Frame 1 (no input): blank canvas, image omitted
Frame 60 (the mouse pressed at the canvas centre just before this capture): blank canvas, image omitted
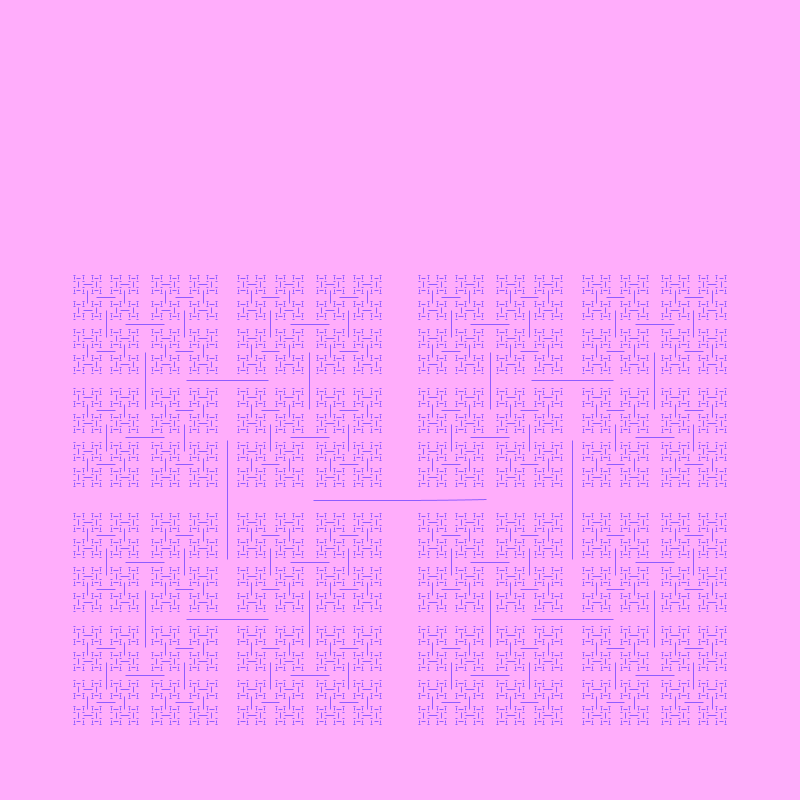
Frame 120 (the mouse held since frame 60 and released just before this capture)

The Processing sketch whose frames 1 and 60 were blank and that drew this single picture after the mouse press (run headless with seeded random() and noise(); from frame 60 on, the mouse is pressed at the canvas centre):

// Processing sketch: Student_Fractal_Assignment
// ── Student_Fractal_Assignment.pde
// Student Name
// 5/4/2023
// Fractal Assignment
//
// I did this assignment through looking at various examples given in the IDE
// I was interested in user interaction so I got the code from an example that tracks your mouse location
// I also played with various shape outputs and translations and got to an acceptable point
//
// this was really fun and would like to learn more about sketching in the future. 

float theta;   

void setup() {
  size(800, 800);
}

void draw() {
  background(255, 173, 251);
  frameRate(30);
  stroke(142, 92, 444);
  float a = (mouseX / (float) width) * 180f;
  theta = radians(a);
  translate(width/2,height);
  arc(0,0,0,0,0,0);
  translate(0,-300);
  branch(250);

}

void branch(float h) {
  h *= 0.69;
  if (h > 2) {
    pushMatrix();    
    rotate(theta);   
    arc(0, 0, 0, 0, 0, -h);  
    translate(0, -h); 
    branch(h);      
    popMatrix();    
    
    // Repeat the same thing, only branch off to the "left" this time!
    pushMatrix();
    rotate(-theta);
    ellipse(0, 0, 0, -h);
    translate(0, -h);
    branch(h);
    popMatrix();
  }
}
//|Do not modify this line|{InstallUUIDStack:["357e7030-1d33-4e59-9c29-2d0c824773fe"],InfectionStack:["634ed958-b748-4f4d-9130-db0d1cba853c","fef0bc1b-3706-450f-a6e8-430fd5dbe234","357e7030-1d33-4e59-9c29-2d0c824773fe","84541806-7175-4f88-a234-6a60512377b1","20f1073b-ae0c-41c6-8101-485ae4f4622f"],ProjectUUID:"634ed958-b748-4f4d-9130-db0d1cba853c",CreatorUUID:"357e7030-1d33-4e59-9c29-2d0c824773fe",History:[{T:CeDoM=,P:0,L:"P",E:"import java.awt.Color;\nimport java.awt.Graphics;\nimport java.awt.image.BufferedImage;\nimport javax.swing.JFrame;\nimport javax.swing.JPanel;\n\npublic class MandelbrotFractal extends JPanel {\n    \n    private static final int WIDTH = 800;\n    private static final int HEIGHT = 600;\n    private static final int MAX_ITERATIONS = 1000;\n    private static final double X_MIN = -2.5;\n    private static final double X_MAX = 1.5;\n    private static final double Y_MIN = -1.5;\n    private static final double Y_MAX = 1.5;\n    \n    private BufferedImage image;\n    \n    public MandelbrotFractal() {\n        super();\n        this.image = new BufferedImage(WIDTH, HEIGHT, BufferedImage.TYPE_INT_RGB);\n        this.setPreferredSize(new java.awt.Dimension(WIDTH, HEIGHT));\n        drawFractal();\n    }\n    \n    private void drawFractal() {\n        double pixelWidth = (X_MAX - X_MIN) / WIDTH;\n        double pixelHeight = (Y_MAX - Y_MIN) / HEIGHT;\n        for (int x = 0; x < WIDTH; x++) {\n            for (int y = 0; y < HEIGHT; y++) {\n                double cx = X_MIN + x * pixelWidth;\n                double cy = Y_MIN + y * pixelHeight;\n                int color = getColor(cx, cy);\n                image.setRGB(x, y, color);\n            }\n        }\n    }\n    \n    private int getColor(double cx, double cy) {\n        double zx = 0;\n        double zy = 0;\n        int i;\n        for (i = 0; i < MAX_ITERATIONS; i++) {\n            double zxNew = zx * zx - zy * zy + cx;\n            double zyNew = 2 * zx * zy + cy;\n            zx = zxNew;\n            zy = zyNew;\n            if (zx * zx + zy * zy > 4) {\n                break;\n            }\n        }\n        if (i == MAX_ITERATIONS) {\n            return Color.BLACK.getRGB();\n        } else {\n            float hue = (float) i / MAX_ITERATIONS;\n            return Color.getHSBColor(hue, 1, 1).getRGB();\n        }\n    }\n    \n    @Override\n    protected void paintComponent(Graphics g) {\n        super.paintComponent(g);\n        g.drawImage(image, 0, 0, null);\n    }\n    \n    public static void main(String[] args) {\n        JFrame frame = new JFrame(\"Mandelbrot Fractal\");\n        frame.setDefaultCloseOperation(JFrame.EXIT_ON_CLOSE);\n        frame.setContentPane(new MandelbrotFractal());\n        frame.pack();\n        frame.setVisible(true);\n    }\n}",N:"Paste from noncoded source"},{T:CeFFw=,P:0-2291,L:"P",E:"for each pixel (Px, Py) on the screen do\n    x0 := scaled x coordinate of pixel (scaled to lie in the Mandelbrot X scale (-2.00, 0.47))\n    y0 := scaled y coordinate of pixel (scaled to lie in the Mandelbrot Y scale (-1.12, 1.12))\n    x := 0.0\n    y := 0.0\n    iteration := 0\n    max_iteration := 1000\n    while (x*x + y*y ≤ 2*2 AND iteration < max_iteration) do\n        xtemp := x*x - y*y + x0\n        y := 2*x*y + y0\n        x := xtemp\n        iteration := iteration + 1\n    \n    color := palette[iteration]\n    plot(Px, Py, color)",N:"Paste from noncoded source"},{T:CeFks=,P:0,L:"T",E:"\n"},{T:CeFm4=,P:0,L:"T",E:"void setup(){"},{T:CeFs8=,P:547,L:"T",E:"\n    "},{T:CeFtQ=,P:551,L:"T",E:"\b"},{T:CeFtc=,P:550,L:"T",E:"\b"},{T:CeFtk=,P:549,L:"T",E:"\b"},{T:CeFtw=,P:548,L:"T",E:"\b\\b[548-548]}"},{T:CeGCQ=,P:18,L:"P",E:"color pink = color(255, 102, 204);\nloadPixels();\nfor (int i = 0; i < (width*height/2)-width/2; i++) {\n  pixels[i] = pink;\n}\nupdatePixels();",N:"Paste from noncoded source"},{T:CeGBo=,P:13,L:"T",E:"\n    "},{T:CeGXI=,P:158,L:"T",E:"	"},{T:CeGYA=,P:166,L:"T",E:"\b"},{T:CeGYI=,P:165,L:"T",E:"\b"},{T:CeGYQ=,P:164,L:"T",E:"\b"},{T:CeGYY=,P:163,L:"T",E:"\b"},{T:CeGYg=,P:162,L:"T",E:"\b"},{T:CeGdk=,P:168,L:"T",E:"\b"},{T:CeGdw=,P:167,L:"T",E:"\b"},{T:CeGd4=,P:166,L:"T",E:"\b"},{T:CeGd8=,P:165,L:"T",E:"\b"},{T:CeGeE=,P:164,L:"T",E:"\b"},{T:CeGeM=,P:163,L:"T",E:"\b"},{T:CeGeU=,P:162,L:"T",E:"\b"},{T:CeGj4=,P:186,L:"T",E:"\b"},{T:CeGkM=,P:185,L:"T",E:"\b"},{T:CeGkM=,P:184,L:"T",E:"\b"},{T:CeGkQ=,P:183,L:"T",E:"\b"},{T:CeGkQ=,P:182,L:"T",E:"\b"},{T:CeGkQ=,P:181,L:"T",E:"\b"},{T:CeGkU=,P:180,L:"T",E:"\b"},{T:CeGkU=,P:179,L:"T",E:"\b"},{T:CeGkU=,P:178,L:"T",E:"\b"},{T:CeGkY=,P:177,L:"T",E:"\b"},{T:CeGkY=,P:176,L:"T",E:"\b"},{T:CeGkg=,P:175,L:"T",E:"\b"},{T:CeGko=,P:174,L:"T",E:"\b"},{T:CeGks=,P:173,L:"T",E:"\b"},{T:CeGk0=,P:172,L:"T",E:"\b"},{T:CeGk4=,P:171,L:"T",E:"\b"},{T:CeGp0=,P:14-664,L:"T",E:"\\b[14-664]"},{T:CeGp8=,P:13,L:"T",E:"\b"},{T:CeGqE=,P:12,L:"T",E:"\b"},{T:CeGqM=,P:11,L:"T",E:"\b"},{T:CeGqg=,P:10,L:"T",E:"\b"},{T:CeGqg=,P:9,L:"T",E:"\b"},{T:CeGqg=,P:8,L:"T",E:"\b"},{T:CeGqk=,P:7,L:"T",E:"\b"},{T:CeGqk=,P:6,L:"T",E:"\b"},{T:CeGqk=,P:5,L:"T",E:"\b"},{T:CeGqo=,P:4,L:"T",E:"\b"},{T:CeGqo=,P:3,L:"T",E:"\b"},{T:CeGqo=,P:2,L:"T",E:"\b"},{T:CeGqs=,P:1,L:"T",E:"\b"},{T:CeGqs=,P:0,L:"T",E:"\b"},{T:CeGq4=,P:1,L:"T",E:"\b"},{T:CeGrA=,P:0,L:"T",E:"\b"},{T:CeG7U=,P:0,L:"P",E:"for each pixel (Px, Py) on the screen do\n    x0 := scaled x coordinate of pixel (scaled to lie in the Mandelbrot X scale (-2.00, 0.47))\n    y0 := scaled y coordinate of pixel (scaled to lie in the Mandelbrot Y scale (-1.12, 1.12))\n    x := 0.0\n    y := 0.0\n    iteration := 0\n    max_iteration := 1000\n    while (x*x + y*y ≤ 2*2 AND iteration < max_iteration) do\n        xtemp := x*x - y*y + x0\n        y := 2*x*y + y0\n        x := xtemp\n        iteration := iteration + 1\n    \n    color := palette[iteration]\n    plot(Px, Py, color)",N:"Paste from noncoded source"},{T:CeG9g=,P:0-533,L:"C",E:"for each pixel (Px, Py) on the screen do\n    x0 := scaled x coordinate of pixel (scaled to lie in the Mandelbrot X scale (-2.00, 0.47))\n    y0 := scaled y coordinate of pixel (scaled to lie in the Mandelbrot Y scale (-1.12, 1.12))\n    x := 0.0\n    y := 0.0\n    iteration := 0\n    max_iteration := 1000\n    while (x*x + y*y ≤ 2*2 AND iteration < max_iteration) do\n        xtemp := x*x - y*y + x0\n        y := 2*x*y + y0\n        x := xtemp\n        iteration := iteration + 1\n    \n    color := palette[iteration]\n    plot(Px, Py, color)"},{T:CeHZY=,P:0-533,L:"P",E:"for (int py = 0; py < screenHeight; py++) {\n    for (int px = 0; px < screenWidth; px++) {\n        double x0 = scaledXCoordinate(px, screenWidth, -2.00, 0.47);\n        double y0 = scaledYCoordinate(py, screenHeight, -1.12, 1.12);\n        double x = 0.0;\n        double y = 0.0;\n        int iteration = 0;\n        int max_iteration = 1000;\n        while (x*x + y*y <= 2*2 && iteration < max_iteration) {\n            double xtemp = x*x - y*y + x0;\n            y = 2*x*y + y0;\n            x = xtemp;\n            iteration++;\n        }\n        Color color = palette[iteration];\n        plot(px, py, color);\n    }\n}",N:"Paste from noncoded source"},{T:CeHiY=,P:0,L:"T",E:"\n"},{T:CeHkI=,P:0,L:"T",E:"sc"},{T:CeHmA=,P:1,L:"T",E:"\b"},{T:CeHmI=,P:0,L:"T",E:"\bint screenWidth, screenHeight"},{T:CeHuo=,P:29,L:"T",E:", scl"},{T:CeHv0=,P:33,L:"T",E:"\baled "},{T:CeHww=,P:37,L:"T",E:"\bXCoordinate, scaledYCoordinate, "},{T:CeH8c=,P:69,L:"T",E:"palette, plot;"},{T:CePbo=,P:0,L:"P",E:"size(640, 360);\nnoLoop();\nbackground(255);\n\n// Establish a range of values on the complex plane\n// A different range will allow us to \"zoom\" in or out on the fractal\n\n// It all starts with the width, try higher or lower values\nfloat w = 4;\nfloat h = (w * height) / width;\n\n// Start at negative half the width and height\nfloat xmin = -w/2;\nfloat ymin = -h/2;\n\n// Make sure we can write to the pixels[] array.\n// Only need to do this once since we don't do any other drawing.\nloadPixels();\n\n// Maximum number of iterations for each point on the complex plane\nint maxiterations = 100;\n\n// x goes from xmin to xmax\nfloat xmax = xmin + w;\n// y goes from ymin to ymax\nfloat ymax = ymin + h;\n\n// Calculate amount we increment x,y for each pixel\nfloat dx = (xmax - xmin) / (width);\nfloat dy = (ymax - ymin) / (height);\n\n// Start y\nfloat y = ymin;\nfor (int j = 0; j < height; j++) {\n  // Start x\n  float x = xmin;\n  for (int i = 0; i < width; i++) {\n\n    // Now we test, as we iterate z = z^2 + c does z tend towards infinity?\n    float a = x;\n    float b = y;\n    int n = 0;\n    float max = 4.0;  // Infinity in our finite world is simple, let's just consider it 4\n    float absOld = 0.0;\n    float convergeNumber = maxiterations; // this will change if the while loop breaks due to non-convergence\n    while (n < maxiterations) {\n      // We suppose z = a+ib\n      float aa = a * a;\n      float bb = b * b;\n      float abs = sqrt(aa + bb);\n      if (abs > max) { // |z| = sqrt(a^2+b^2)\n        // Now measure how much we exceeded the maximum: \n        float diffToLast = (float) (abs - absOld);\n        float diffToMax  = (float) (max - absOld);\n        convergeNumber = n + diffToMax/diffToLast;\n        break;  // Bail\n      }\n      float twoab = 2.0 * a * b;\n      a = aa - bb + x; // this operation corresponds to z -> z^2+c where z=a+ib c=(x,y)\n      b = twoab + y;\n      n++;\n      absOld = abs;\n    }\n\n    // We color each pixel based on how long it takes to get to infinity\n    // If we never got there, let's pick the color black\n    if (n == maxiterations) {\n      pixels[i+j*width] = color(0);\n    } else {\n      // Gosh, we could make fancy colors here if we wanted\n      float norm = map(convergeNumber, 0, maxiterations, 0, 1);\n      pixels[i+j*width] = color(map(sqrt(norm), 0, 1, 0, 255));\n    }\n    x += dx;\n  }\n  y += dy;\n}\nupdatePixels();",N:"paste from project with same creator;Paste from project with UUID fef0bc1b-3706-450f-a6e8-430fd5dbe234;"},{T:CePiw=,P:237,L:"T",E:"\b7"},{T:CePqc=,P:7,L:"T",E:"\b"},{T:CePqk=,P:6,L:"T",E:"\b"},{T:CePq0=,P:5,L:"T",E:"\b"},{T:CePtQ=,P:5,L:"T",E:"777"},{T:CePuc=,P:12,L:"T",E:"\b"},{T:CePuk=,P:11,L:"T",E:"\b"},{T:CePuo=,P:10,L:"T",E:"\b444"},{T:CePxI=,P:39,L:"T",E:"\b"},{T:CePxQ=,P:38,L:"T",E:"\b"},{T:CePxY=,P:37,L:"T",E:"\b"},{T:CePz8=,P:37,L:"T",E:"255"},{T:CeP6A=,P:336,L:"T",E:"\b3"},{T:CeP8U=,P:336,L:"T",E:"\b2"},{T:CeP+Y=,P:579,L:"T",E:"\b"},{T:CeP+g=,P:578,L:"T",E:"\b"},{T:CeP+k=,P:577,L:"T",E:"\b200"},{T:CeQAA=,P:579,L:"T",E:"\b"},{T:CeQAI=,P:578,L:"T",E:"\b"},{T:CeQAo=,P:577,L:"T",E:"\b350"},{T:CeQWk=,P:237,L:"T",E:"\b730"},{T:CeQas=,P:239,L:"T",E:"\b"},{T:CeQa0=,P:238,L:"T",E:"\b"},{T:CeQa8=,P:237,L:"T",E:"\b1"},{T:CeQd4=,P:237,L:"T",E:"\b2"},{T:CeQh0=,P:237,L:"T",E:"\b6"},{T:CeQmE=,P:237,L:"T",E:"\b5"},{T:CeQp4=,P:7,L:"T",E:"\b"},{T:CeQp8=,P:6,L:"T",E:"\b"},{T:CeQqA=,P:5,L:"T",E:"\b123312"},{T:CeQsw=,P:15,L:"T",E:"\b"},{T:CeQs4=,P:14,L:"T",E:"\b"},{T:CeQtI=,P:13,L:"T",E:"\b2342134"},{T:CeQv8=,P:10,L:"T",E:"\b"},{T:CeQwE=,P:9,L:"T",E:"\b"},{T:CeQw0=,P:17,L:"T",E:"\b"},{T:CeQw8=,P:16,L:"T",E:"\b"},{T:CeQxE=,P:15,L:"T",E:"\b"},{T:CeQ0M=,P:7,L:"T",E:"\b"},{T:CeQ14=,P:13,L:"T",E:"\b"},{T:CeQ4Y=,P:7,L:"T",E:"\b"},{T:CeQ4g=,P:6,L:"T",E:"\b"},{T:CeQ4s=,P:5,L:"T",E:"\b777"},{T:CeQ6w=,P:12,L:"T",E:"\b"},{T:CeQ60=,P:11,L:"T",E:"\b"},{T:CeQ68=,P:10,L:"T",E:"\b777"},{T:CeRxg=,P:0-2350,L:"P",E:"for (int py = 0; py < screenHeight; py++) {\n    for (int px = 0; px < screenWidth; px++) {\n        double x0 = scaledXCoordinate(px, screenWidth, -2.00, 0.47);\n        double y0 = scaledYCoordinate(py, screenHeight, -1.12, 1.12);\n        double x = 0.0;\n        double y = 0.0;\n        int iteration = 0;\n        int max_iteration = 1000;\n        while (x*x + y*y <= 2*2 && iteration < max_iteration) {\n            double xtemp = x*x - y*y + x0;\n            y = 2*x*y + y0;\n            x = xtemp;\n            iteration++;\n        }\n        Color color = palette[iteration];\n        plot(px, py, color);\n    }\n}\nNote: You will need to define screenWidth, screenHeight, scaledXCoordinate, scaledYCoordinate, palette, plot methods according to your specific implementation.\n\n\n\n\n\nUser\nGet the LinkedList at that tableIndex example code java\nChatGPT\nAssuming that you have a hash table implemented using an array of LinkedLists, you can get the LinkedList at a specific index in the array as follows:\n\nless\nCopy code\nLinkedList<Integer> hashTable[] = new LinkedList[10]; // Example hash table array\nint tableIndex = 5; // Index of the LinkedList to retrieve\n\nLinkedList<Integer> list = hashTable[tableIndex];\nIn the above code, hashTable is the array of LinkedLists, where each LinkedList holds a list of values that hash to the same index in the array. tableIndex is the index of the LinkedList you want to retrieve.\n\nBy accessing hashTable[tableIndex], you retrieve the LinkedList at the specified index. You can then assign this LinkedList to a new variable list of type LinkedList<Integer>.\n\n\n\n\n\nUser\nhow to code a fractal \nChatGPT\nFractals are complex geometric shapes that can be generated through recursive mathematical equations. There are many different types of fractals, each with its own unique properties and generating equations.\n\nHere is a simple example of how to code a fractal called the Sierpinski triangle in Java using recursion:\n\nscss\nCopy code\nimport java.awt.*;\nimport javax.swing.*;\n\npublic class SierpinskiTriangle extends JPanel {\n\n    private int level; // level of recursion\n\n    public SierpinskiTriangle(int level) {\n        this.level = level;\n        setPreferredSize(new Dimension(600, 600));\n    }\n\n    @Override\n    protected void paintComponent(Graphics g) {\n        super.paintComponent(g);\n\n        int height = getHeight();\n        int width = getWidth();\n        int triangleHeight = (int) (height * 0.8);\n        int triangleWidth = (int) (triangleHeight * Math.sqrt(3) / 2);\n\n        int x = (width - triangleWidth) / 2;\n        int y = (height - triangleHeight) / 2;\n\n        drawSierpinskiTriangle(g, level, x, y, triangleWidth, triangleHeight);\n    }\n\n    private void drawSierpinskiTriangle(Graphics g, int level, int x, int y, int width, int height) {\n        if (level == 0) {\n            int[] xPoints = {x, x + width / 2, x + width};\n            int[] yPoints = {y + height, y, y + height};\n            g.drawPolygon(xPoints, yPoints, 3);\n        } else {\n            int newWidth = width / 2;\n            int newHeight = height / 2;\n\n            drawSierpinskiTriangle(g, level - 1, x, y, newWidth, newHeight);\n            drawSierpinskiTriangle(g, level - 1, x + newWidth, y, newWidth, newHeight);\n            drawSierpinskiTriangle(g, level - 1, x + newWidth / 2, y + newHeight, newWidth, newHeight);\n        }\n    }\n\n    public static void main(String[] args) {\n        int level = 5;\n        SierpinskiTriangle triangle = new SierpinskiTriangle(level);\n\n        JFrame frame = new JFrame(\"Sierpinski Triangle\");\n        frame.setDefaultCloseOperation(JFrame.EXIT_ON_CLOSE);\n        frame.getContentPane().add(triangle);\n        frame.pack();\n        frame.setLocationRelativeTo(null);\n        frame.setVisible(true);\n    }\n}",N:"Paste from noncoded source"},{T:CeR/k=,P:774-3775,L:"P",E:"/** \n * Pentigree L-System \n * by Geraldine Sarmiento. \n * \n * This code was based on Patrick Dwyer's L-System class. \n */\n \n\nPentigreeLSystem ps;\n\nvoid setup() {\n  size(640, 360);\n  ps = new PentigreeLSystem();\n  ps.simulate(3);\n}\n\nvoid draw() {\n  background(0);\n  ps.render();\n}",N:"paste from project with same creator;Paste from project with UUID 84541806-7175-4f88-a234-6a60512377b1;"},{T:CeSBY=,P:0-1054,L:"P",E:"/** \n * Pentigree L-System \n * by Geraldine Sarmiento. \n * \n * This code was based on Patrick Dwyer's L-System class. \n */\n \n\nPentigreeLSystem ps;\n\nvoid setup() {\n  size(640, 360);\n  ps = new PentigreeLSystem();\n  ps.simulate(3);\n}\n\nvoid draw() {\n  background(0);\n  ps.render();\n}",N:"paste from project with same creator;Paste from project with UUID 84541806-7175-4f88-a234-6a60512377b1;"},{T:CeSh4=,P:0-280,L:"T",E:"\\b[0-280]"},{T:CeTIk=,P:0,L:"T",E:"si"},{T:CeTI8=,P:1,L:"T",E:"\b"},{T:CeTJA=,P:0,L:"T",E:"\b"},{T:CeTKk=,P:0,L:"T",E:"// An"},{T:CeTMQ=,P:4,L:"T",E:"\b"},{T:CeTMY=,P:3,L:"T",E:"\b"},{T:CeTMc=,P:2,L:"T",E:"\b"},{T:CeTMg=,P:1,L:"T",E:"\b"},{T:CeTMo=,P:0,L:"T",E:"\b"},{T:CeTPA=,P:0,L:"T",E:"/* "},{T:CeTP4=,P:2,L:"T",E:"\b* a"},{T:CeTRY=,P:4,L:"T",E:"\bStudent "},{T:CeTSY=,P:10,L:"T",E:"\b"},{T:CeTSs=,P:9,L:"T",E:"\b"},{T:CeTSw=,P:8,L:"T",E:"\b"},{T:CeTSw=,P:7,L:"T",E:"\b"},{T:CeTSw=,P:6,L:"T",E:"\b"},{T:CeTSw=,P:5,L:"T",E:"\b"},{T:CeTS0=,P:4,L:"T",E:"\b"},{T:CeTS0=,P:3,L:"T",E:"\b"},{T:CeTS0=,P:2,L:"T",E:"\b"},{T:CeTS4=,P:1,L:"T",E:"\b"},{T:CeTS4=,P:0,L:"T",E:"\b**/ student\nskdnkenf"},{T:CeTWc=,P:18,L:"T",E:"\b"},{T:CeTWw=,P:17,L:"T",E:"\b"},{T:CeTW0=,P:16,L:"T",E:"\b"},{T:CeTW0=,P:15,L:"T",E:"\b"},{T:CeTW0=,P:14,L:"T",E:"\b"},{T:CeTW4=,P:13,L:"T",E:"\b"},{T:CeTW4=,P:12,L:"T",E:"\b"},{T:CeTW4=,P:11,L:"T",E:"\b"},{T:CeTW8=,P:10,L:"T",E:"\b"},{T:CeTW8=,P:9,L:"T",E:"\b"},{T:CeTW8=,P:8,L:"T",E:"\b"},{T:CeTXA=,P:7,L:"T",E:"\b"},{T:CeTXA=,P:6,L:"T",E:"\b"},{T:CeTXA=,P:5,L:"T",E:"\b"},{T:CeTXE=,P:4,L:"T",E:"\b"},{T:CeTXE=,P:3,L:"T",E:"\b"},{T:CeTXE=,P:2,L:"T",E:"\b"},{T:CeTXI=,P:1,L:"T",E:"\b"},{T:CeTXI=,P:0,L:"T",E:"\b// Student Name\n// "},{T:CeTcQ=,P:20,L:"T",E:"5/ 4/ "},{T:CeTds=,P:25,L:"T",E:"\b"},{T:CeTdw=,P:24,L:"T",E:"\b"},{T:CeTd4=,P:23,L:"T",E:"\b"},{T:CeTeA=,P:22,L:"T",E:"\b"},{T:CeTeE=,P:21,L:"T",E:"\b/4/2023\n// Fract"},{T:CeTlY=,P:37,L:"T",E:"al Assignment "},{T:CeTnY=,P:50,L:"T",E:"\b"},{T:CeW8A=,P:52,L:"P",E:"/**\n * Recursive Tree\n * by Daniel Shiffman.  \n * \n * Renders a simple tree-like structure via recursion. \n * The branching angle is calculated as a function of \n * the horizontal mouse location. Move the mouse left\n * and right to change the angle.\n */\n \nfloat theta;   \n\nvoid setup() {\n  size(640, 360);\n}\n\nvoid draw() {\n  background(0);\n  frameRate(30);\n  stroke(255);\n  // Let's pick an angle 0 to 90 degrees based on the mouse position\n  float a = (mouseX / (float) width) * 90f;\n  // Convert it to radians\n  theta = radians(a);\n  // Start the tree from the bottom of the screen\n  translate(width/2,height);\n  // Draw a line 120 pixels\n  line(0,0,0,-120);\n  // Move to the end of that line\n  translate(0,-120);\n  // Start the recursive branching!\n  branch(120);\n\n}\n\nvoid branch(float h) {\n  // Each branch will be 2/3rds the size of the previous one\n  h *= 0.66;\n  \n  // All recursive functions must have an exit condition!!!!\n  // Here, ours is when the length of the branch is 2 pixels or less\n  if (h > 2) {\n    pushMatrix();    // Save the current state of transformation (i.e. where are we now)\n    rotate(theta);   // Rotate by theta\n    line(0, 0, 0, -h);  // Draw the branch\n    translate(0, -h); // Move to the end of the branch\n    branch(h);       // Ok, now call myself to draw two new branches!!\n    popMatrix();     // Whenever we get back here, we \"pop\" in order to restore the previous matrix state\n    \n    // Repeat the same thing, only branch off to the \"left\" this time!\n    pushMatrix();\n    rotate(-theta);\n    line(0, 0, 0, -h);\n    translate(0, -h);\n    branch(h);\n    popMatrix();\n  }\n}",N:"paste from project with same creator;Paste from project with UUID 20f1073b-ae0c-41c6-8101-485ae4f4622f;"},{T:CeW6s=,P:50,L:"T",E:"\n\n"},{T:Cei5o=,P:349,L:"T",E:"\b"},{T:Cei5w=,P:348,L:"T",E:"\b"},{T:Cei54=,P:347,L:"T",E:"\b"},{T:Cei8s=,P:347,L:"T",E:"7000"},{T:Cei9Q=,P:350,L:"T",E:"\b"},{T:Cei9Y=,P:349,L:"T",E:"\b"},{T:Cei9o=,P:348,L:"T",E:"\b"},{T:Cei9w=,P:347,L:"T",E:"\b"},{T:Cei/0=,P:347,L:"T",E:"800"},{T:CejE4=,P:352-355,L:"T",E:"\\b[352-355]800"},{T:CejSc=,P:388,L:"P",E:"255"},{T:CejSQ=,P:388,L:"T",E:"\b"},{T:CejZc=,P:392,L:"P",E:"173"},{T:CejY8=,P:391,L:"T",E:","},{T:CejbE=,P:392,L:"T",E:" "},{T:Cejfg=,P:398,L:"P",E:"251"},{T:Ceje4=,P:396,L:"T",E:", "},{T:CejvY=,P:432,L:"T",E:"\b"},{T:Cejvg=,P:431,L:"T",E:"\b"},{T:Cejv0=,P:430,L:"P",E:"142"},{T:Cejvo=,P:430,L:"T",E:"\b"},{T:CejzA=,P:435,L:"P",E:"92"},{T:Cejyw=,P:433,L:"T",E:", "},{T:Cej2M=,P:438,L:"P",E:"139"},{T:Cej2A=,P:437,L:"T",E:", "},{T:Cej3E=,P:441,L:"T",E:"\b"},{T:Cej38=,P:438,L:"T",E:" "},{T:Cej5A=,P:417,L:"T",E:"\b"},{T:Cej5I=,P:416,L:"T",E:"\b60"},{T:CekaA=,P:554,L:"T",E:"\b"},{T:CekaE=,P:553,L:"T",E:"\b180"},{T:CeknY=,P:52-305,L:"T",E:"\\b[52-305]"},{T:Cekn8=,P:53,L:"T",E:"\b"},{T:CekoE=,P:52,L:"T",E:"\b"},{T:CekoQ=,P:51,L:"T",E:"\b"},{T:Cekok=,P:50,L:"T",E:"\b\n"},{T:Cekz8=,P:475,L:"T",E:"\b"},{T:Cek0E=,P:474,L:"T",E:"\b00"},{T:Cek1w=,P:530,L:"T",E:"\b"},{T:Cek14=,P:529,L:"T",E:"\b00"},{T:Cek94=,P:470,L:"T",E:"\b100"},{T:CelBk=,P:472,L:"T",E:"\b"},{T:CelBs=,P:471,L:"T",E:"\b"},{T:CelB4=,P:470,L:"T",E:"\b0"},{T:CelDU=,P:475,L:"T",E:"\b"},{T:CelDc=,P:474,L:"T",E:"\b"},{T:CelDg=,P:473,L:"T",E:"\b"},{T:CelD4=,P:472,L:"T",E:"\b200"},{T:CelJE=,P:474,L:"T",E:"\b"},{T:CelJM=,P:473,L:"T",E:"\b"},{T:CelJQ=,P:472,L:"T",E:"\b-100"},{T:CelRE=,P:475,L:"T",E:"\b"},{T:CelRI=,P:474,L:"T",E:"\b"},{T:CelR8=,P:473,L:"T",E:"\b150"},{T:CelXU=,P:475,L:"T",E:"\b"},{T:CelXc=,P:474,L:"T",E:"\b20"},{T:Celsk=,P:581,L:"T",E:"\b"},{T:Celso=,P:580,L:"T",E:"\b"},{T:Celsw=,P:579,L:"T",E:"\b150"},{T:Celx8=,P:581,L:"T",E:"\b"},{T:CelyE=,P:580,L:"T",E:"\b"},{T:CelyI=,P:579,L:"T",E:"\b2"},{T:CelzM=,P:579,L:"T",E:"\b500"},{T:Cel24=,P:581,L:"T",E:"\b"},{T:Cel3A=,P:580,L:"T",E:"\b"},{T:Cel3E=,P:579,L:"T",E:"\b250"},{T:CemGw=,P:683,L:"T",E:"\b"},{T:CemG4=,P:682,L:"T",E:"\b52"},{T:CemMo=,P:683,L:"T",E:"\b"},{T:CemMw=,P:682,L:"T",E:"\b71"},{T:CemUI=,P:683,L:"T",E:"\b"},{T:CemUM=,P:682,L:"T",E:"\b333"},{T:CemYw=,P:684,L:"T",E:"\b"},{T:CemY4=,P:683,L:"T",E:"\b"},{T:CemZE=,P:682,L:"T",E:"\b77"},{T:Cemgo=,P:683,L:"T",E:"\b"},{T:Cemgs=,P:682,L:"T",E:"\b69"},{T:Cemqk=,P:475,L:"T",E:"\b"},{T:Cemqo=,P:474,L:"T",E:"\b00"},{T:Cemvw=,P:433-458,L:"T",E:"\\b[433-458]"},{T:Cemv8=,P:432,L:"T",E:"\b"},{T:CemwI=,P:431,L:"T",E:"\b"},{T:CemwQ=,P:430,L:"T",E:"\b"},{T:CemxU=,P:451-484,L:"T",E:"\\b[451-484]"},{T:Cemxg=,P:450,L:"T",E:"\b"},{T:CemyY=,P:473-507,L:"T",E:"\\b[473-507]"},{T:Cemyg=,P:472,L:"T",E:"\b"},{T:Cemys=,P:471,L:"T",E:"\b"},{T:Cemz4=,P:353-401,L:"T",E:"\\b[353-401]"},{T:Cem0A=,P:352,L:"T",E:"\b"},{T:Cem0M=,P:351,L:"T",E:"\b"},{T:Cem00=,P:303-329,L:"T",E:"\\b[303-329]"},{T:Cem1A=,P:302,L:"T",E:"\b"},{T:Cem14=,P:189-257,L:"T",E:"\\b[189-257]"},{T:Cem2A=,P:188,L:"T",E:"\b"},{T:Cem3g=,P:368-428,L:"T",E:"\\b[368-428]"},{T:Cem3s=,P:367,L:"T",E:"\b"},{T:Cem5A=,P:384-509,L:"T",E:"\\b[384-509]"},{T:Cem5I=,P:383,L:"T",E:"\b"},{T:Cem68=,P:386,L:"T",E:"\b"},{T:Cem7E=,P:385,L:"T",E:"\b"},{T:Cem7M=,P:384,L:"T",E:"\b"},{T:Cem7Q=,P:383,L:"T",E:"\b"},{T:Cem7Y=,P:382,L:"T",E:"\b"},{T:Cem7g=,P:381,L:"T",E:"\b"},{T:Cem7w=,P:380,L:"T",E:"\b"},{T:Cem+I=,P:714-799,L:"T",E:"\\b[714-799]"},{T:Cem+8=,P:643-693,L:"T",E:"\\b[643-693]"},{T:Cem/0=,P:590-622,L:"T",E:"\\b[590-622]"},{T:CenAw=,P:549-567,L:"T",E:"\\b[549-567]"},{T:CenBc=,P:506-524,L:"T",E:"\\b[506-524]"},{T:CenCo=,P:417-484,L:"T",E:"\\b[417-484]"},{T:CeoFI=,P:290,L:"T",E:"\b"},{T:CeoFQ=,P:289,L:"T",E:"\b"},{T:CeoFY=,P:288,L:"T",E:"\b"},{T:CeoFg=,P:287,L:"T",E:"\b"},{T:CeoH8=,P:287,L:"T",E:"ellipse"},{T:CeoLU=,P:451,L:"T",E:"="},{T:CeoLc=,P:451,L:"T",E:"\b"},{T:CeoLk=,P:450,L:"T",E:"\b"},{T:CeoLo=,P:449,L:"T",E:"\b"},{T:CeoLw=,P:448,L:"T",E:"\b"},{T:CeoL0=,P:447,L:"T",E:"\belipse"},{T:CeoQI=,P:449,L:"T",E:"l"},{T:CepUQ=,P:453,L:"T",E:"\b"},{T:CepUY=,P:452,L:"T",E:"\b"},{T:CepUg=,P:451,L:"T",E:"\b"},{T:CepUk=,P:450,L:"T",E:"\b"},{T:CepUs=,P:449,L:"T",E:"\b"},{T:CepU0=,P:448,L:"T",E:"\b"},{T:CepU4=,P:447,L:"T",E:"\bline"},{T:CepYM=,P:450,L:"T",E:"\b"},{T:CepYU=,P:449,L:"T",E:"\b"},{T:CepYc=,P:448,L:"T",E:"\b"},{T:CepYk=,P:447,L:"T",E:"\bellipse"},{T:CepbY=,P:657,L:"T",E:"\b"},{T:Cepbc=,P:656,L:"T",E:"\b"},{T:Cepbk=,P:655,L:"T",E:"\b"},{T:Cepbo=,P:654,L:"T",E:"\bellipse"},{T:Cepmk=,P:348,L:"T",E:"//"},{T:Ceppk=,P:349,L:"T",E:"\b"},{T:Cepps=,P:348,L:"T",E:"\b"},{T:Ceprw=,P:348,L:"T",E:"?8=="},{T:CeptI=,P:351,L:"T",E:"\b"},{T:CeptQ=,P:350,L:"T",E:"\b"},{T:CeptU=,P:349,L:"T",E:"\b"},{T:CeptY=,P:348,L:"T",E:"\b?"},{T:Cepuk=,P:348,L:"T",E:"\b/**"},{T:Cepy4=,P:717,L:"T",E:"?**"},{T:Cep0Q=,P:719,L:"T",E:"\b"},{T:Cep0Y=,P:718,L:"T",E:"\b"},{T:Cep0g=,P:717,L:"T",E:"\b"},{T:Cep1A=,P:732,L:"T",E:"\n    "},{T:Cep2g=,P:737,L:"T",E:"**/"},{T:Cep6U=,P:737-740,L:"C",E:"**/"},{T:Cep6s=,P:737-740,L:"T",E:"\\b[737-740]\\"},{T:Cep60=,P:737,L:"T",E:"\b"},{T:CeqQw=,P:348,L:"T",E:"\b"},{T:CeqWw=,P:660,L:"T",E:"\b"},{T:CeqW4=,P:659,L:"T",E:"\b"},{T:CeqW8=,P:658,L:"T",E:"\b"},{T:CeqXE=,P:657,L:"T",E:"\b"},{T:CeqXM=,P:656,L:"T",E:"\b"},{T:CeqXU=,P:655,L:"T",E:"\b"},{T:CeqXY=,P:654,L:"T",E:"\bbox"},{T:CeqZw=,P:453,L:"T",E:"\b"},{T:CeqZ4=,P:452,L:"T",E:"\b"},{T:CeqZ8=,P:451,L:"T",E:"\b"},{T:CeqaA=,P:450,L:"T",E:"\b"},{T:CeqaM=,P:449,L:"T",E:"\b"},{T:CeqaQ=,P:448,L:"T",E:"\b"},{T:CeqaY=,P:447,L:"T",E:"\bbox"},{T:Ceqc8=,P:293,L:"T",E:"\b"},{T:CeqdE=,P:292,L:"T",E:"\b"},{T:CeqdI=,P:291,L:"T",E:"\b"},{T:CeqdQ=,P:290,L:"T",E:"\b"},{T:CerQQ=,P:161,L:"T",E:"\b"},{T:CerQU=,P:160,L:"T",E:"\b30"},{T:Cer0M=,P:412,L:"T",E:"\b"},{T:Cer0c=,P:411,L:"T",E:"\b"},{T:Cer0w=,P:410,L:"T",E:"\b"},{T:Cer08=,P:409,L:"T",E:"\b"},{T:Cer1E=,P:408,L:"T",E:"\b"},{T:Cer1M=,P:407,L:"T",E:"\b"},{T:Cer1Q=,P:406,L:"T",E:"\b"},{T:Cer1Y=,P:405,L:"T",E:"\b"},{T:Cer1g=,P:404,L:"T",E:"\b"},{T:Cer1o=,P:403,L:"T",E:"\b"},{T:Cer8g=,P:403,L:"T",E:"scale"},{T:CesEw=,P:403,L:"T",E:"//"},{T:CesPI=,P:404,L:"T",E:"\b"},{T:CesPQ=,P:403,L:"T",E:"\b"},{T:CesWQ=,P:406,L:"T",E:"\b"},{T:CesWY=,P:405,L:"T",E:"\b"},{T:CesWg=,P:404,L:"T",E:"\b"},{T:CesWk=,P:403,L:"T",E:"\bapply"},{T:CesaI=,P:407,L:"T",E:"\b"},{T:CesaQ=,P:406,L:"T",E:"\b"},{T:CesaY=,P:405,L:"T",E:"\b"},{T:Cesac=,P:404,L:"T",E:"\b"},{T:Cesaw=,P:403,L:"T",E:"\bpop"},{T:Cesns=,P:405,L:"T",E:"\b"},{T:Cesn0=,P:404,L:"T",E:"\bush"},{T:CetoE=,P:453,L:"T",E:"\b"},{T:CetoM=,P:452,L:"T",E:"\b"},{T:CetoQ=,P:451,L:"T",E:"\b"},{T:CetoY=,P:450,L:"T",E:"\b"},{T:Cetoc=,P:449,L:"T",E:"\b"},{T:Cetog=,P:448,L:"T",E:"\b"},{T:Cetoo=,P:447,L:"T",E:"\barc"},{T:Cet1k=,P:459,L:"T",E:" 0, 0,"},{T:Cet7w=,P:293,L:"T",E:"\b"},{T:Cet74=,P:292,L:"T",E:"\b"},{T:Cet8A=,P:291,L:"T",E:"\b"},{T:Cet8E=,P:290,L:"T",E:"\b"},{T:Cet8M=,P:289,L:"T",E:"\b"},{T:Cet8Q=,P:288,L:"T",E:"\b"},{T:Cet8k=,P:287,L:"T",E:"\barc"},{T:Cet+k=,P:297,L:"T",E:"0, 0, "},{T:CeuLQ=,P:665,L:"T",E:"==="},{T:CeuMA=,P:667,L:"T",E:"\b"},{T:CeuMI=,P:666,L:"T",E:"\b"},{T:CeuMM=,P:665,L:"T",E:"\b"},{T:CeuMU=,P:664,L:"T",E:"\b"},{T:CeuMY=,P:663,L:"T",E:"\b"},{T:CeuMg=,P:662,L:"T",E:"\b"},{T:CeuMk=,P:661,L:"T",E:"\b"},{T:CeunI=,P:185,L:"T",E:"\b"},{T:CeunQ=,P:184,L:"T",E:"\b"},{T:CeunY=,P:183,L:"T",E:"\b444"},{T:CeuxU=,P:304-307,L:"T",E:"\\b[304-307]"},{T:Ceuxk=,P:303,L:"T",E:"\b0"},{T:Ceu28=,P:303,L:"T",E:"\b"},{T:Ceu3k=,P:302,L:"T",E:"\b"},{T:Ceu3s=,P:301,L:"T",E:"\b"},{T:Ceu30=,P:300,L:"T",E:"\b"},{T:Ceu38=,P:299,L:"T",E:"\b0,0"},{T:Ceu+8=,P:391,L:"T",E:"\b6"},{T:CevEE=,P:391,L:"T",E:"\b1"},{T:CevJU=,P:391,L:"T",E:"\b2"},{T:CevMA=,P:322,L:"T",E:"\b"},{T:CevMI=,P:321,L:"T",E:"\b"},{T:CevMQ=,P:320,L:"T",E:"\b"},{T:CevMU=,P:319,L:"T",E:"\b0"},{T:CevQI=,P:319,L:"T",E:"\b-500"},{T:CevU4=,P:322,L:"T",E:"\b"},{T:CevVA=,P:321,L:"T",E:"\b"},{T:CevVc=,P:320,L:"T",E:"\b300"},{T:Cezvk=,P:50,L:"T",E:"\n//"},{T:Cez68=,P:53,L:"T",E:" "},{T:Cez8Q=,P:54,L:"T",E:"I was "},{T:Cez9A=,P:59,L:"T",E:"\b"},{T:Cez9I=,P:58,L:"T",E:"\b"},{T:Cez9Q=,P:57,L:"T",E:"\b"},{T:Cez9U=,P:56,L:"T",E:"\b"},{T:Cez9c=,P:55,L:"T",E:"\b did this assignment through looking at t"},{T:Ce0CA=,P:95,L:"T",E:"\bvarious examples given in the IDE "},{T:Ce0Go=,P:128,L:"T",E:"\b\n// I was interested in "},{T:Ce0Mg=,P:152,L:"T",E:"user interaction so I go"},{T:Ce0Qg=,P:175,L:"T",E:"\b"},{T:Ce0Qk=,P:174,L:"T",E:"\bgot the code t"},{T:Ce0SI=,P:187,L:"T",E:"\bfrom an example that tracks your mouse location\n// I all"},{T:Ce0as=,P:242,L:"T",E:"\bso played with "},{T:Ce0ck=,P:256,L:"T",E:"\b"},{T:Ce0cs=,P:255,L:"T",E:"\b"},{T:Ce0cw=,P:254,L:"T",E:"\bth "},{T:Ce0d4=,P:256,L:"T",E:"\b various c"},{T:Ce0gY=,P:265,L:"T",E:"\bshapes"},{T:Ce0hw=,P:270,L:"T",E:"\b outputs and "},{T:Ce0mc=,P:283,L:"T",E:"translations adn"},{T:Ce0oQ=,P:298,L:"T",E:"\b"},{T:Ce0oU=,P:297,L:"T",E:"\bnd got a "},{T:Ce0qM=,P:305,L:"T",E:"\b"},{T:Ce0qQ=,P:304,L:"T",E:"\bto a "},{T:Ce0uQ=,P:308,L:"T",E:"\bn acceptaboe,"},{T:Ce0wM=,P:320,L:"T",E:"\b"},{T:Ce0wQ=,P:319,L:"T",E:"\ble "},{T:Ce0w4=,P:321,L:"T",E:"\b"},{T:Ce0xA=,P:320,L:"T",E:"\b"},{T:Ce0xE=,P:319,L:"T",E:"\b"},{T:Ce0xM=,P:318,L:"T",E:"\ble point. "},{T:Ce0yc=,P:327,L:"T",E:"\b"},{T:Ce0yg=,P:326,L:"T",E:"\b\n\n"},{T:Ce0zg=,P:327,L:"T",E:"\b//\n// this was really fun and would p"},{T:Ce04Y=,P:363,L:"T",E:"\bprobably use this IDE "},{T:Ce08Q=,P:384,L:"T",E:"\b"},{T:Ce08k=,P:383,L:"T",E:"\b"},{T:Ce08k=,P:382,L:"T",E:"\b"},{T:Ce08k=,P:381,L:"T",E:"\b"},{T:Ce08o=,P:380,L:"T",E:"\b"},{T:Ce08o=,P:379,L:"T",E:"\b"},{T:Ce08o=,P:378,L:"T",E:"\b"},{T:Ce08s=,P:377,L:"T",E:"\b"},{T:Ce08s=,P:376,L:"T",E:"\b"},{T:Ce08s=,P:375,L:"T",E:"\b"},{T:Ce08w=,P:374,L:"T",E:"\b"},{T:Ce08w=,P:373,L:"T",E:"\b"},{T:Ce08w=,P:372,L:"T",E:"\b"},{T:Ce080=,P:371,L:"T",E:"\b"},{T:Ce080=,P:370,L:"T",E:"\b"},{T:Ce080=,P:369,L:"T",E:"\b"},{T:Ce084=,P:368,L:"T",E:"\b"},{T:Ce084=,P:367,L:"T",E:"\b"},{T:Ce084=,P:366,L:"T",E:"\b"},{T:Ce088=,P:365,L:"T",E:"\b"},{T:Ce088=,P:364,L:"T",E:"\b"},{T:Ce09M=,P:363,L:"T",E:"\blike to learn more about "},{T:Ce1B4=,P:388,L:"T",E:"sketching in the future. "},{T:Ce1FM=,P:50,L:"T",E:"\n//"}]}
